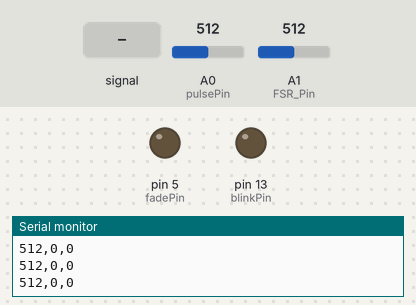
A sketch run on a simulated Arduino Uno, built with avr-gcc and run on an emulated ATmega328P. Shown: output pins drawn as LEDs (lit = HIGH), the last lines printed to the serial monitor. Dashed ring = blinking. The test bench sets the inputs (shaded band); at power-on: A0 (pulsePin) = 512, A1 (FSR_Pin) = 512.

Above: at 1.2 s.
1.3 s: A0 (pulsePin) fed a 200 Hz sine of ±81 counts around its level
At 2.77 s:
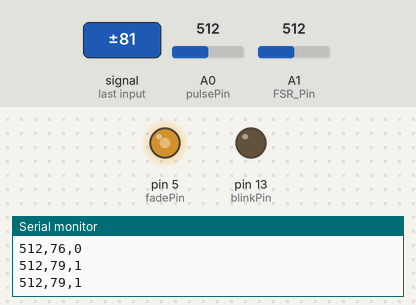
4.3 s: A0 (pulsePin) set to 513
At 7.1 s:
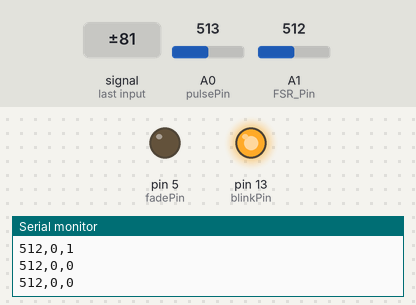
7.3 s: A0 (pulsePin) fed a 2 Hz sine of ±306 counts around its level
At 7.7 s:
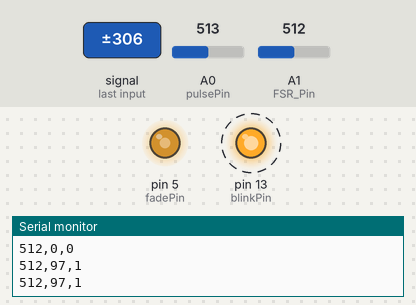
10.3 s: A0 (pulsePin) set to 716
13.3 s: A0 (pulsePin) set to 511
At 14.0 s:
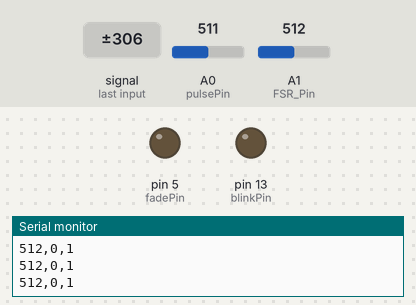
14.8 s: A0 (pulsePin) set to 900
At 15.1 s:
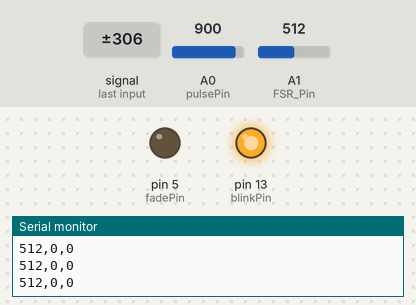
Timing chart, 0 to 17.3 s (numbered marks = the images above; inputs shaded):
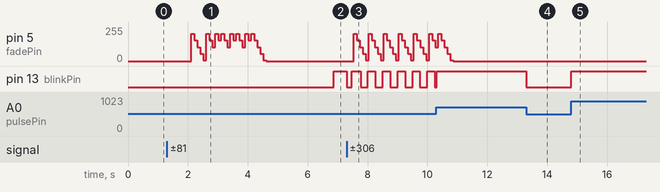

Measured:
- the behaviour switches between 512 and 513 on A0 (pulsePin) (found by bisection; images 1 and 2)
- after the input at 1.3 s, pin 5 (fadePin): 0/255 → 205/255 after 0.81 s, → 155/255 0.10 s later, → 105/255 0.10 s later, → 55/255 0.10 s later, … (22 changes in this stretch)
- after the input at 4.3 s, pin 13 (blinkPin): LOW → HIGH after 2.6 s
- after the input at 7.3 s, pin 5 (fadePin): 0/255 → 205/255 after 0.24 s, then repeats every 0.50 s: 155/255 0.10 s, 105/255 0.10 s, 55/255 0.10 s, 5/255 0.10 s, 205/255 0.10 s; pin 13 (blinkPin): alternates HIGH for 0.25 s and LOW for 0.25 s, starting at once
- after the input at 13.3 s, pin 13 (blinkPin): HIGH → LOW at once
- after the input at 14.8 s, pin 13 (blinkPin): LOW → HIGH at once

The sketch:

Heartbeat_FSR.ino
```cpp
/*
>> Pulse Sensor Amped 1.1 <<
This code is for Pulse Sensor Amped by Joel Murphy and Yury Gitman
    www.pulsesensor.com
    >>> Pulse Sensor purple wire goes to Analog Pin 0 <<<
Pulse Sensor sample aquisition and processing happens in the background via Timer 2 interrupt. 2mS sample rate.
PWM on pins 3 and 11 will not work when using this code, because we are using Timer 2!
The following variables are automatically updated:
Signal :    int that holds the analog signal data straight from the sensor. updated every 2mS.
IBI  :      int that holds the time interval between beats. 2mS resolution.
BPM  :      int that holds the heart rate value, derived every beat, from averaging previous 10 IBI values.
QS  :       boolean that is made true whenever Pulse is found and BPM is updated. User must reset.
Pulse :     boolean that is true when a heartbeat is sensed then false in time with pin13 LED going out.

This code is designed with output serial data to Processing sketch "PulseSensorAmped_Processing-xx"
The Processing sketch is a simple data visualizer.
All the work to find the heartbeat and determine the heartrate happens in the code below.
Pin 13 LED will blink with heartbeat.
If you want to use pin 13 for something else, adjust the interrupt handler
It will also fade an LED on pin fadePin with every beat. Put an LED and series resistor from fadePin to GND.
Check here for detailed code walkthrough:
http://pulsesensor.myshopify.com/pages/pulse-sensor-amped-arduino-v1dot1

Code Version 02 by Joel Murphy & Yury Gitman  Fall 2012
This update changes the HRV variable name to IBI, which stands for Inter-Beat Interval, for clarity.
Switched the interrupt to Timer2.  500Hz sample rate, 2mS resolution IBI value.
Fade LED pin moved to pin 5 (use of Timer2 disables PWM on pins 3 & 11).
Tidied up inefficiencies since the last version.
*/


//  VARIABLES
int pulsePin = 0;                 // Pulse Sensor purple wire connected to analog pin 0
int blinkPin = 13;                // pin to blink led at each beat
int fadePin = 5;                  // pin to do fancy classy fading blink at each beat
int fadeRate = 0;                 // used to fade LED on with PWM on fadePin
int FSR_Pin = A1;                 // pin to the FSR
char comma = ',';                 // char to separate data in the serial port


// these variables are volatile because they are used during the interrupt service routine!
volatile int BPM;                   // used to hold the pulse rate
volatile int Signal;                // holds the incoming raw data
volatile int IBI = 600;             // holds the time between beats, the Inter-Beat Interval
volatile boolean Pulse = false;     // true when pulse wave is high, false when it's low
volatile boolean QS = false;        // becomes true when Arduoino finds a beat.
volatile int FSRReading = 0;
volatile int PulseDisplay = 0;


void setup(){
  pinMode(blinkPin,OUTPUT);         // pin that will blink to your heartbeat!
  pinMode(fadePin,OUTPUT);          // pin that will fade to your heartbeat!
  Serial.begin(115200);             // we agree to talk fast!
  interruptSetup();                 // sets up to read Pulse Sensor signal every 2mS
   // UN-COMMENT THE NEXT LINE IF YOU ARE POWERING The Pulse Sensor AT LOW VOLTAGE,
   // AND APPLY THAT VOLTAGE TO THE A-REF PIN
   //analogReference(EXTERNAL);
}


void loop(){
  FSRReading = analogRead(FSR_Pin);
  sendDataToProcessing(comma, BPM, PulseDisplay, FSRReading);     // send Processing the raw Pulse Sensor data
  if (QS == true){                       // Quantified Self flag is true when arduino finds a heartbeat
        fadeRate = 255;                  // Set 'fadeRate' Variable to 255 to fade LED with pulse
        //sendDataToProcessing('Q',IBI);   // send time between beats with a 'Q' prefix
        QS = false;                      // reset the Quantified Self flag for next time
     }

  ledFadeToBeat();

  delay(100);                             //  take a break
}


void ledFadeToBeat(){
    fadeRate -= 50;                         //  set LED fade value
    fadeRate = constrain(fadeRate,0,255);   //  keep LED fade value from going into negative numbers!
    analogWrite(fadePin,fadeRate);          //  fade LED
  }


void sendDataToProcessing(char comma, int BPM, boolean PulseDisplay, int FSRReading){

    //Serial.print(symbol);                // symbol prefix tells Processing what type of data is coming
    //Serial.println(data);                // the data to send culminating in a carriage return
    Serial.print(FSRReading);
    Serial.print(comma);
    Serial.print(BPM);
    Serial.print(comma);
    Serial.println(PulseDisplay);
  }
```

Interrupt.ino
```cpp
volatile int rate[10];                    // used to hold last ten IBI values
volatile unsigned long sampleCounter = 0;          // used to determine pulse timing
volatile unsigned long lastBeatTime = 0;           // used to find the inter beat interval
volatile int P =512;                      // used to find peak in pulse wave
volatile int T = 512;                     // used to find trough in pulse wave
volatile int thresh = 512;                // used to find instant moment of heart beat
volatile int amp = 100;                   // used to hold amplitude of pulse waveform
volatile boolean firstBeat = true;        // used to seed rate array so we startup with reasonable BPM
volatile boolean secondBeat = true;       // used to seed rate array so we startup with reasonable BPM


void interruptSetup(){
  // Initializes Timer2 to throw an interrupt every 2mS.
  TCCR2A = 0x02;     // DISABLE PWM ON DIGITAL PINS 3 AND 11, AND GO INTO CTC MODE
  TCCR2B = 0x06;     // DON'T FORCE COMPARE, 256 PRESCALER
  OCR2A = 0X7C;      // SET THE TOP OF THE COUNT TO 124 FOR 500Hz SAMPLE RATE
  TIMSK2 = 0x02;     // ENABLE INTERRUPT ON MATCH BETWEEN TIMER2 AND OCR2A
  sei();             // MAKE SURE GLOBAL INTERRUPTS ARE ENABLED
}


// THIS IS THE TIMER 2 INTERRUPT SERVICE ROUTINE.
// Timer 2 makes sure that we take a reading every 2 miliseconds
ISR(TIMER2_COMPA_vect){                         // triggered when Timer2 counts to 124
    cli();                                      // disable interrupts while we do this
    Signal = analogRead(pulsePin);              // read the Pulse Sensor
    sampleCounter += 2;                         // keep track of the time in mS with this variable
    int N = sampleCounter - lastBeatTime;       // monitor the time since the last beat to avoid noise

//  find the peak and trough of the pulse wave
    if(Signal < thresh && N > (IBI/5)*3){       // avoid dichrotic noise by waiting 3/5 of last IBI
        if (Signal < T){                        // T is the trough
            T = Signal;                         // keep track of lowest point in pulse wave
         }
       }

    if(Signal > thresh && Signal > P){          // thresh condition helps avoid noise
        P = Signal;                             // P is the peak
       }                                        // keep track of highest point in pulse wave

  //  NOW IT'S TIME TO LOOK FOR THE HEART BEAT
  // signal surges up in value every time there is a pulse
if (N > 250){                                   // avoid high frequency noise
  if ( (Signal > thresh) && (Pulse == false) && (N > (IBI/5)*3) ){
    Pulse = true;        // set the Pulse flag when we think there is a pulse
    if (PulseDisplay == 0) {
      PulseDisplay = 1;
    }
    else if (PulseDisplay == 1) {
      PulseDisplay = 0;
    }
    digitalWrite(blinkPin,HIGH);                // turn on pin 13 LED
    IBI = sampleCounter - lastBeatTime;         // measure time between beats in mS
    lastBeatTime = sampleCounter;               // keep track of time for next pulse

         if(firstBeat){                         // if it's the first time we found a beat, if firstBeat == TRUE
             firstBeat = false;                 // clear firstBeat flag
             return;                            // IBI value is unreliable so discard it
            }
         if(secondBeat){                        // if this is the second beat, if secondBeat == TRUE
            secondBeat = false;                 // clear secondBeat flag
               for(int i=0; i<=9; i++){         // seed the running total to get a realisitic BPM at startup
                    rate[i] = IBI;
                    }
            }

    // keep a running total of the last 10 IBI values
    word runningTotal = 0;                   // clear the runningTotal variable

    for(int i=0; i<=8; i++){                // shift data in the rate array
          rate[i] = rate[i+1];              // and drop the oldest IBI value
          runningTotal += rate[i];          // add up the 9 oldest IBI values
        }

    rate[9] = IBI;                          // add the latest IBI to the rate array
    runningTotal += rate[9];                // add the latest IBI to runningTotal
    runningTotal /= 10;                     // average the last 10 IBI values
    BPM = 60000/runningTotal;               // how many beats can fit into a minute? that's BPM!
    QS = true;                              // set Quantified Self flag
    // QS FLAG IS NOT CLEARED INSIDE THIS ISR
    }
}

  if (Signal < thresh && Pulse == true){     // when the values are going down, the beat is over
      digitalWrite(blinkPin,LOW);            // turn off pin 13 LED
      Pulse = false;                         // reset the Pulse flag so we can do it again
      amp = P - T;                           // get amplitude of the pulse wave
      thresh = amp/2 + T;                    // set thresh at 50% of the amplitude
      P = thresh;                            // reset these for next time
      T = thresh;
     }

  if (N > 2500){                             // if 2.5 seconds go by without a beat
      thresh = 512;                          // set thresh default
      P = 512;                               // set P default
      T = 512;                               // set T default
      BPM = 0;
      lastBeatTime = sampleCounter;          // bring the lastBeatTime up to date
      firstBeat = true;                      // set these to avoid noise
      secondBeat = true;                     // when we get the heartbeat back
     }

  sei();                                     // enable interrupts when youre done!
}// end isr
```
